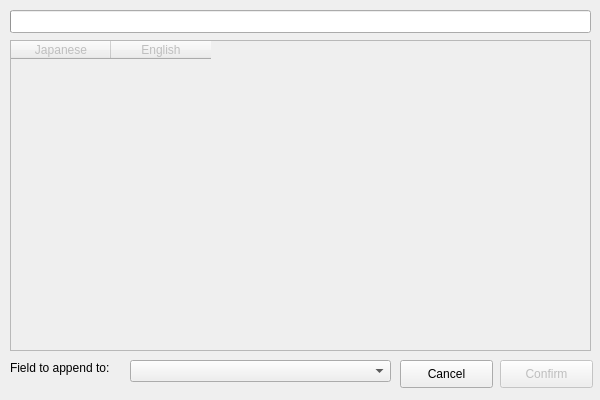
<?xml version="1.0" encoding="UTF-8"?>
<ui version="4.0">
 <class>diagSelectExamples</class>
 <widget class="QDialog" name="diagSelectExamples">
  <property name="geometry">
   <rect>
    <x>0</x>
    <y>0</y>
    <width>600</width>
    <height>400</height>
   </rect>
  </property>
  <property name="minimumSize">
   <size>
    <width>600</width>
    <height>400</height>
   </size>
  </property>
  <property name="maximumSize">
   <size>
    <width>600</width>
    <height>400</height>
   </size>
  </property>
  <property name="contextMenuPolicy">
   <enum>Qt::PreventContextMenu</enum>
  </property>
  <property name="windowTitle">
   <string>Dialog</string>
  </property>
  <widget class="QProgressBar" name="pbSearch">
   <property name="geometry">
    <rect>
     <x>10</x>
     <y>10</y>
     <width>581</width>
     <height>23</height>
    </rect>
   </property>
   <property name="value">
    <number>0</number>
   </property>
   <property name="textVisible">
    <bool>false</bool>
   </property>
  </widget>
  <widget class="QTableWidget" name="tExamples">
   <property name="enabled">
    <bool>false</bool>
   </property>
   <property name="geometry">
    <rect>
     <x>10</x>
     <y>40</y>
     <width>581</width>
     <height>311</height>
    </rect>
   </property>
   <column>
    <property name="text">
     <string>Japanese</string>
    </property>
   </column>
   <column>
    <property name="text">
     <string>English</string>
    </property>
   </column>
  </widget>
  <widget class="QComboBox" name="cbField_out">
   <property name="geometry">
    <rect>
     <x>130</x>
     <y>360</y>
     <width>261</width>
     <height>22</height>
    </rect>
   </property>
  </widget>
  <widget class="QLabel" name="labelField_out">
   <property name="geometry">
    <rect>
     <x>10</x>
     <y>360</y>
     <width>111</width>
     <height>16</height>
    </rect>
   </property>
   <property name="text">
    <string>Field to append to:</string>
   </property>
  </widget>
  <widget class="QPushButton" name="bConfirm">
   <property name="enabled">
    <bool>false</bool>
   </property>
   <property name="geometry">
    <rect>
     <x>500</x>
     <y>360</y>
     <width>93</width>
     <height>28</height>
    </rect>
   </property>
   <property name="text">
    <string>Confirm</string>
   </property>
  </widget>
  <widget class="QPushButton" name="bCancel">
   <property name="geometry">
    <rect>
     <x>400</x>
     <y>360</y>
     <width>93</width>
     <height>28</height>
    </rect>
   </property>
   <property name="text">
    <string>Cancel</string>
   </property>
  </widget>
 </widget>
 <resources/>
 <connections/>
</ui>
